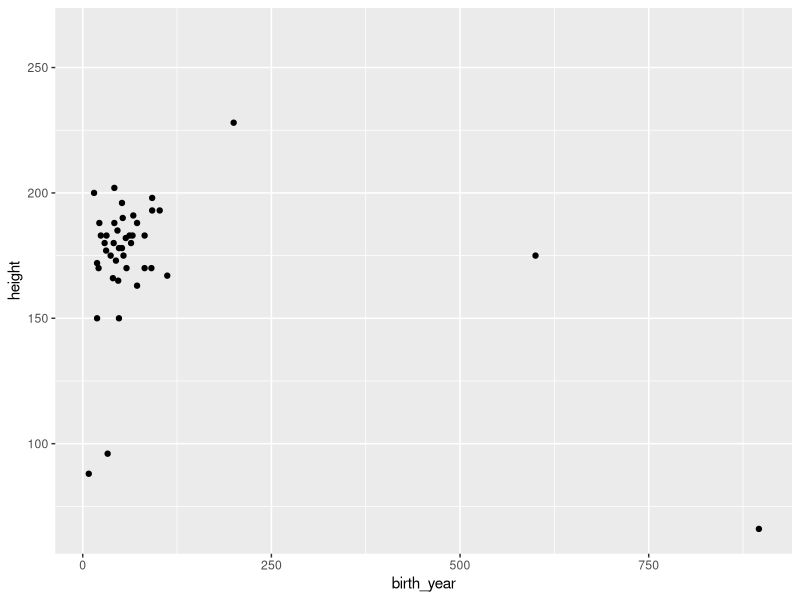

The R script that drew this image:
## ---- chunk 1
knitr::opts_chunk$set(echo = TRUE)
library(tidyverse)

## ---- chunk 2
ggplot(data = starwars, aes(x = birth_year, y = height)) +
  geom_point()
## ---- chunk 3
tatooine <- starwars %>% 
  filter(homeworld == "Tatooine")
